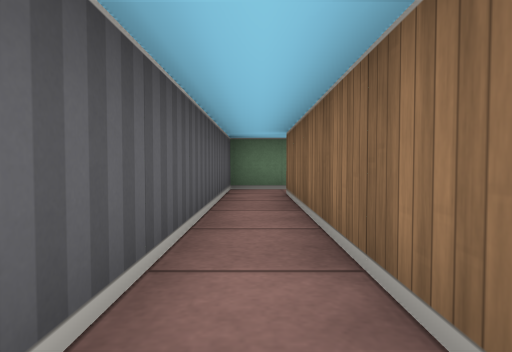
[1] (above)

17 first-person views from a walk through a cub3D ray-caster map. The camera is about half as high as the walls, tilts 2° down and sees 75° across. The floor is counted in squares. Each view is taken from the middle of a square. On the plan, view 1 faces up. The plan holds only what a view shows up to about 9 squares ahead; the rest is blank.

[2]
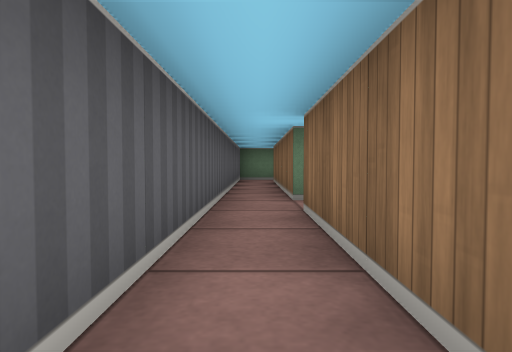

[3]
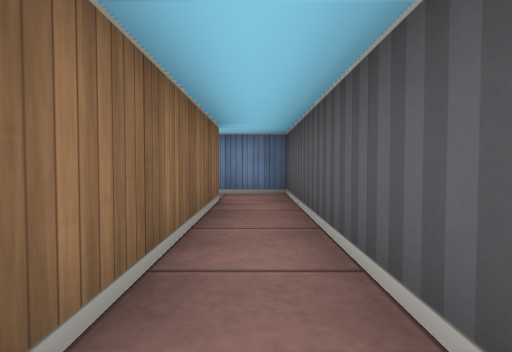

[4]
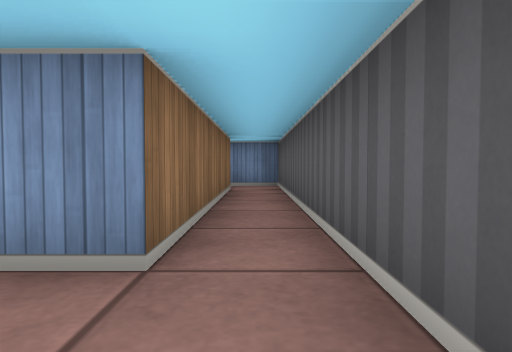

[5]
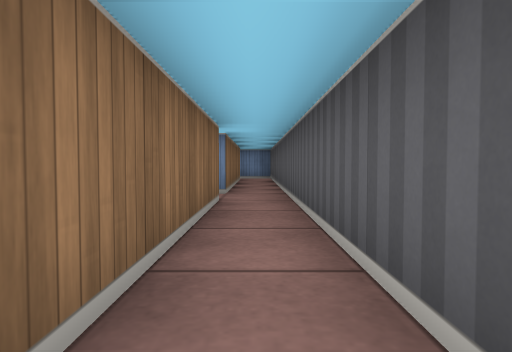

[6]
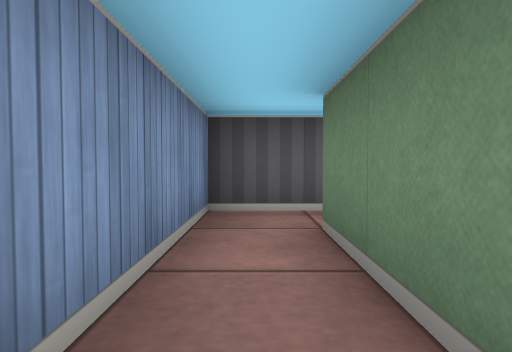

[7]
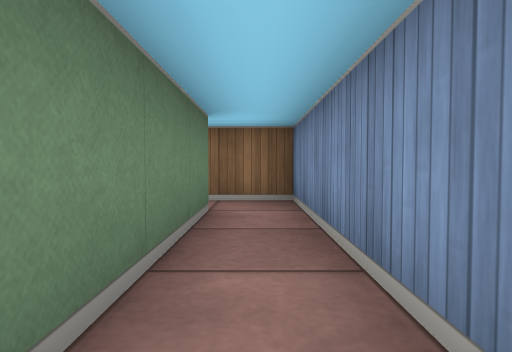

[8]
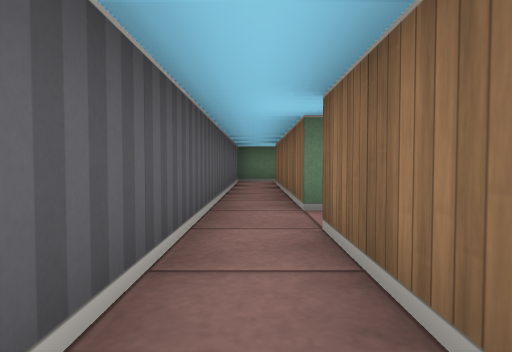

[9]
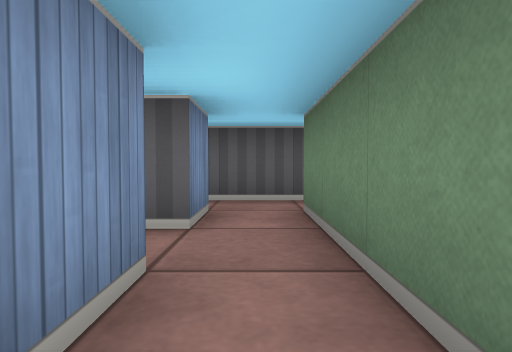

[10]
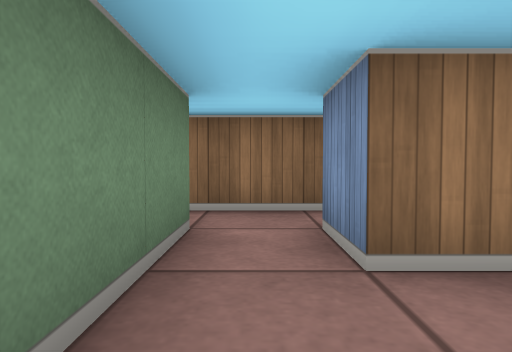

[11]
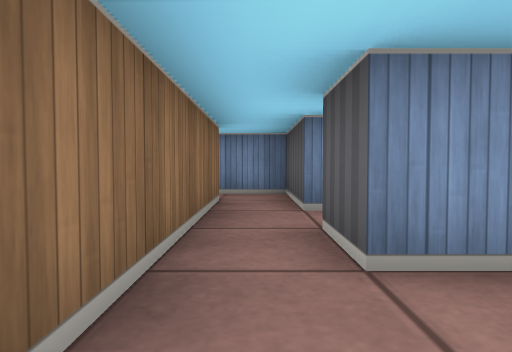

[12]
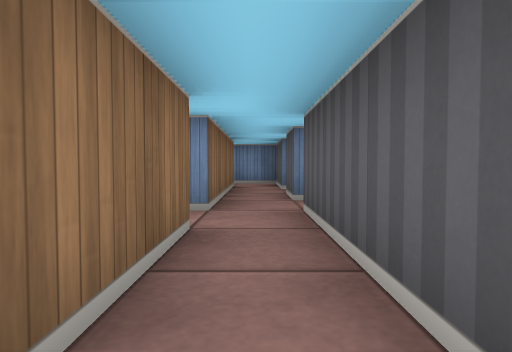

[13]
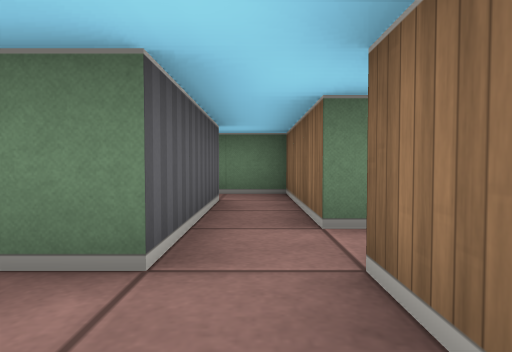

[14]
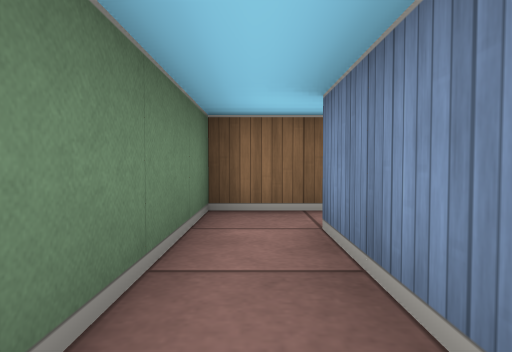

[15]
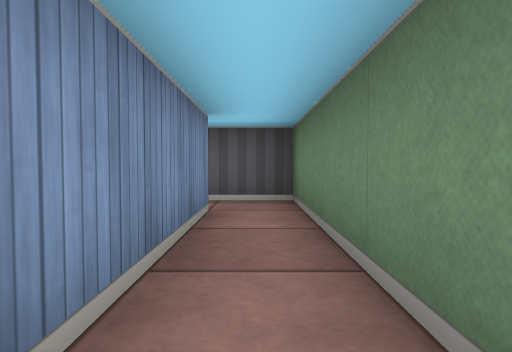

[16]
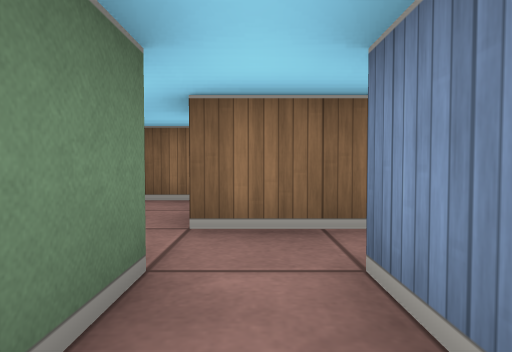

[17]
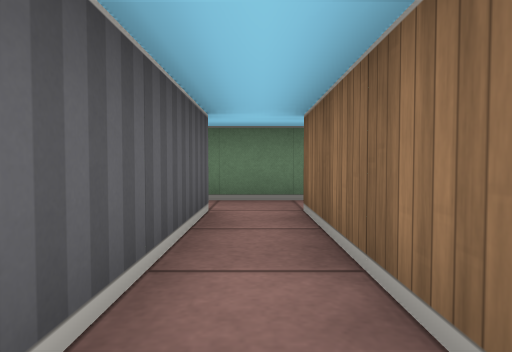

### Floor plan
Points are (right, up) in squares from view 1. A wall is a line through its corners. A room is listed if a view was taken in it or the views show most of it. See-through windows are left out.
Room 1 (views 1, 2, 3, 4, 5, 6, 7, 8, 10)
walls: (1.5, 0.5) (0.5, 0.5) (0.5, 5.5); (3.5, -5.5) (0.5, -5.5) (0.5, -0.5) (1.5, -0.5); (-0.5, 5.5) (-0.5, -6.5) (4.5, -6.5) (4.5, -5.2)
ways out: opening at (0, 5) to room 4; opening at (1, 0) to room 6; opening at (4, -5)
Room 2 (views 9, 13)
walls: (3.5, 1.5) (3.5, 0.5); (4.5, -0.5) (4.5, 1.5)
ways out: opening at (4, 1) to room 3; opening at (3, 0) to room 6; opening at (4, -1) to room 7
Room 3 (view 11)
walls: (3.5, 3.5) (3.5, 2.5); (4.5, 1.5) (4.5, 2.5)
ways out: opening at (4, 1) to room 2; opening at (4, 4.5) to room 4; opening at (3, 2) to room 5; opening at (5, 3)
Room 4 (views 12, 14, 15)
walls: (0.5, 5.5) (3.5, 5.5) (3.5, 3.5); (4.5, 3.5) (4.5, 6.5) (-0.5, 6.5) (-0.5, 5.5)
ways out: opening at (0, 5) to room 1; opening at (4, 4.5) to room 3
Room 5 (view 16)
walls: (3.5, 2.5) (2.6, 2.5); (2.6, 1.5) (3.5, 1.5)
ways out: opening at (3, 2) to room 3
Room 6 (view 17)
walls: (2.5, -3.4) (2.5, -0.5) (3.5, -0.5); (1.5, -0.5) (1.5, -3.4); (3.5, 0.5) (1.5, 0.5)
ways out: opening at (1, 0) to room 1; opening at (3, 0) to room 2
Room 7 (no view inside)
walls: (4.5, -1.5) (4.5, -0.5); (3.5, -0.5) (3.5, -2.5) (4.6, -2.5)
ways out: opening at (4, -1) to room 2; opening at (5, -2)

Where each view was taken, in squares from view 1:
view 1: 0 up, 0 right, facing up
view 2: 4 down, 0 right, facing up
view 3: 1 down, 0 right, facing down
view 4: 1 up, 0 right, facing down
view 5: 5 up, 0 right, facing down
view 6: 6 down, 3 right, facing left
view 7: 6 down, 0 right, facing right
view 8: 3 down, 0 right, facing up
view 9: 0 up, 4 right, facing left
view 10: 0 up, 1 right, facing right
view 11: 3 up, 4 right, facing down
view 12: 6 up, 4 right, facing down
view 13: 1 up, 4 right, facing up
view 14: 6 up, 1 right, facing right
view 15: 6 up, 4 right, facing left
view 16: 2 up, 2 right, facing right
view 17: 4 down, 2 right, facing up
